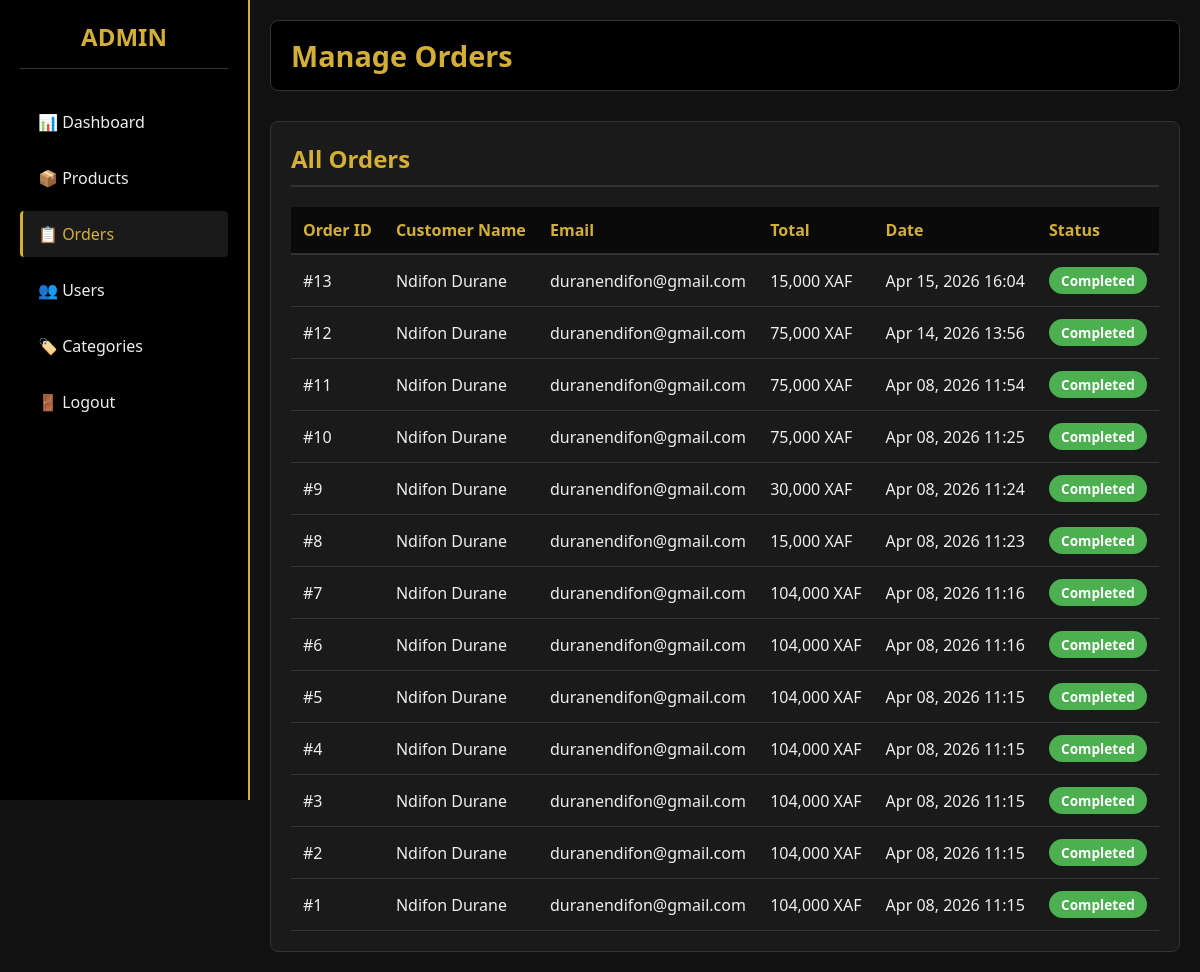
Screenshot of /admin/orders.php (signed in) with the database file from the repository.
### tables this page shows
CREATE TABLE `orders` (
  `id` int(11) NOT NULL,
  `user_id` int(11) DEFAULT NULL,
  `total` int(11) DEFAULT NULL,
  `created_at` timestamp NOT NULL DEFAULT current_timestamp()
);

CREATE TABLE `users` (
  `id` int(11) NOT NULL,
  `name` varchar(100) DEFAULT NULL,
  `email` varchar(120) DEFAULT NULL,
  `password` varchar(255) DEFAULT NULL,
  `is_admin` tinyint(1) DEFAULT 0,
  `role` varchar(20) DEFAULT 'customer',
  `mfa_secret` varchar(32) DEFAULT NULL,
  `mfa_enabled` tinyint(1) DEFAULT 0
);

### admin/orders.php (the view, shortened to what this page needs)
<?php
include "../includes/db.php";
$orders = $conn->query("SELECT o.*, u.name, u.email FROM orders o JOIN users u ON o.user_id = u.id ORDER BY o.id DESC");
?>
<!DOCTYPE html>
<html lang="en">
<head>
    <link rel="stylesheet" href="../uploads/style.css">
</head>
<body>
    <div class="admin-container">
        <div class="sidebar">
            <div class="sidebar-header">ADMIN</div>
            <ul class="sidebar-menu">
                <li><a href="dashboard.php">📊 Dashboard</a></li>
                <li><a href="products.php">📦 Products</a></li>
                <li><a href="orders.php" class="active">📋 Orders</a></li>
                <li><a href="users.php">👥 Users</a></li>
                <li><a href="categories.php">🏷️ Categories</a></li>
                <li><a href="../auth/logout.php">🚪 Logout</a></li>
            </ul>
        </div>
        <div class="main-content">
            <div class="top-bar">
                <h1>Manage Orders</h1>
            </div>
            <div class="content-section">
                <h2 class="section-title">All Orders</h2>
                <div class="table-responsive">
                    <table>
                        <thead>
                            <tr>
                                <th>Order ID</th>
                                <th>Customer Name</th>
                                <th>Email</th>
                                <th>Total</th>
                                <th>Date</th>
                                <th>Status</th>
                            </tr>
                        </thead>
                        <tbody>
                            <?php if ($orders->num_rows > 0): ?>
                                <?php while ($order = $orders->fetch_assoc()): ?>
                                    <tr>
                                        <td>#<?php echo $order['id']; ?></td>
                                        <td><?php echo htmlspecialchars($order['name']); ?></td>
                                        <td><?php echo htmlspecialchars($order['email']); ?></td>
                                        <td><?php echo number_format($order['total'], 0); ?> XAF</td>
                                        <td><?php echo date('M d, Y H:i', strtotime($order['created_at'] ?? 'now')); ?></td>
                                        <td>
                                            <span class="status-badge status-completed">Completed</span>
                                        </td>
                                    </tr>
                                <?php endwhile; ?>
                            <?php else: ?>
                                <tr>
                                    <td colspan="6" class="empty-state">No orders found</td>
                                </tr>
                            <?php endif; ?>
                        </tbody>
                    </table>
                </div>
            </div>
        </div>
    </div>
</body>
</html>

### uploads/style.css (style rules this page uses)
body { margin:0;font-family:'Segoe UI',sans-serif;background:#111;color:#eee; scrollbar-width:none; }

### admin/orders.php (style rules this page uses)
* { box-sizing: border-box; }
.admin-container { display: flex; min-height: 100vh; }
.sidebar { width: 250px; background: #000; border-right: 2px solid #d4af37; padding: 20px; position: fixed; height: 100vh; overflow-y: auto; }
.sidebar-header { color: #d4af37; font-size: 1.5em; font-weight: bold; margin-bottom: 30px; text-align: center; border-bottom: 1px solid #333; padding-bottom: 15px; }
.sidebar-menu { list-style: none; padding: 0; margin: 0; }
.sidebar-menu li { margin: 10px 0; }
.sidebar-menu a { color: #eee; text-decoration: none; display: block; padding: 12px 15px; border-radius: 4px; transition: all 0.3s ease; border-left: 3px solid transparent; }
.sidebar-menu a:hover, .sidebar-menu a.active { background: #1a1a1a; color: #d4af37; border-left-color: #d4af37; }
.main-content { margin-left: 250px; flex: 1; padding: 20px; background: #111; }
.top-bar { background: #000; padding: 15px 20px; border-radius: 8px; display: flex; justify-content: space-between; align-items: center; margin-bottom: 30px; border: 1px solid #333; }
.top-bar h1 { margin: 0; color: #d4af37; font-size: 1.8em; }
.content-section { background: #1a1a1a; border: 1px solid #333; border-radius: 8px; padding: 20px; }
.section-title { color: #d4af37; font-size: 1.5em; margin: 0 0 20px 0; padding-bottom: 10px; border-bottom: 2px solid #333; }
.table-responsive { overflow-x: auto; }
table { width: 100%; border-collapse: collapse; color: #eee; }
table th { background: #0a0a0a; color: #d4af37; padding: 12px; text-align: left; font-weight: bold; border-bottom: 2px solid #333; }
table td { padding: 12px; border-bottom: 1px solid #333; }
.status-badge { display: inline-block; padding: 4px 12px; border-radius: 20px; font-size: 0.85em; font-weight: bold; }
.status-completed { background: #4caf50; color: #fff; }

### rows the page displays
orders: id "13", user.name "Ndifon Durane", user.email "duranendifon@gmail.com", total "15,000", created_at "Apr 15, 2026 16:04"
orders: id "12", user.name "Ndifon Durane", user.email "duranendifon@gmail.com", total "75,000", created_at "Apr 14, 2026 13:56"
orders: id "11", user.name "Ndifon Durane", user.email "duranendifon@gmail.com", total "75,000", created_at "Apr 08, 2026 11:54"
orders: id "10", user.name "Ndifon Durane", user.email "duranendifon@gmail.com", total "75,000", created_at "Apr 08, 2026 11:25"
orders: id "9", user.name "Ndifon Durane", user.email "duranendifon@gmail.com", total "30,000", created_at "Apr 08, 2026 11:24"
orders: id "8", user.name "Ndifon Durane", user.email "duranendifon@gmail.com", total "15,000", created_at "Apr 08, 2026 11:23"
orders: id "7", user.name "Ndifon Durane", user.email "duranendifon@gmail.com", total "104,000", created_at "Apr 08, 2026 11:16"
orders: id "6", user.name "Ndifon Durane", user.email "duranendifon@gmail.com", total "104,000", created_at "Apr 08, 2026 11:16"
orders: id "5", user.name "Ndifon Durane", user.email "duranendifon@gmail.com", total "104,000", created_at "Apr 08, 2026 11:15"
orders: id "4", user.name "Ndifon Durane", user.email "duranendifon@gmail.com", total "104,000", created_at "Apr 08, 2026 11:15"
orders: id "3", user.name "Ndifon Durane", user.email "duranendifon@gmail.com", total "104,000", created_at "Apr 08, 2026 11:15"
orders: id "2", user.name "Ndifon Durane", user.email "duranendifon@gmail.com", total "104,000", created_at "Apr 08, 2026 11:15"
orders: id "1", user.name "Ndifon Durane", user.email "duranendifon@gmail.com", total "104,000", created_at "Apr 08, 2026 11:15"
